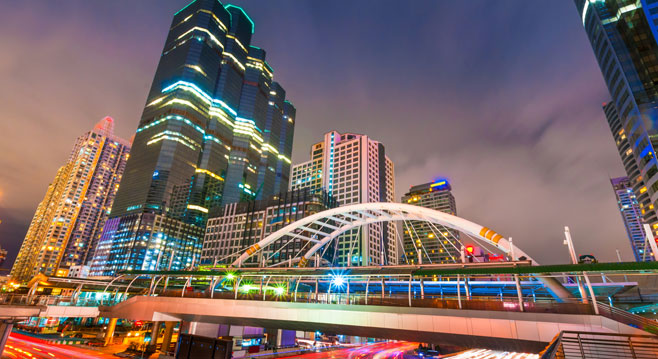
#> input picture image_arithmetic/bangkok.jpg, 658 x 359 px, given in place of the camera
$ python contours.py   (older library calls are emulated)
#> lines starting #> are read from the running program, lines starting #| are printed output that depends on the picture; after the words box and inside, x2 and y2 are one past the last pixel; in counts of white or black regions, pixels touching at a corner belong together
import cv2
import numpy as np

cap=cv2.VideoCapture(0)
while True:
    _,frame=cap.read()
#> frame is the input picture: shape (359, 658, 3); mean B, G, R 102.9, 104.3, 121.1
    gray=cv2.cvtColor(frame,cv2.COLOR_BGR2GRAY)
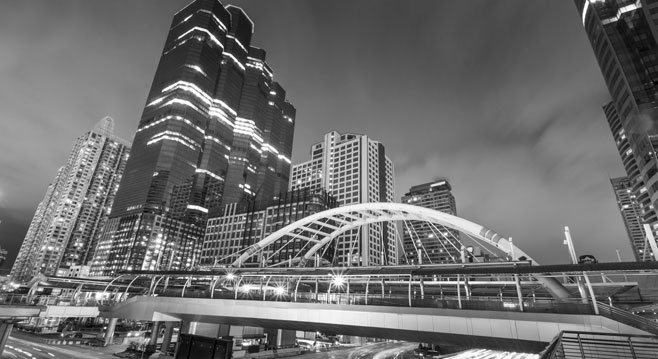
#> gray: shape (359, 658); min 0, max 255, mean 109.2
    ret, thresh=cv2.threshold(gray,127,255,0)
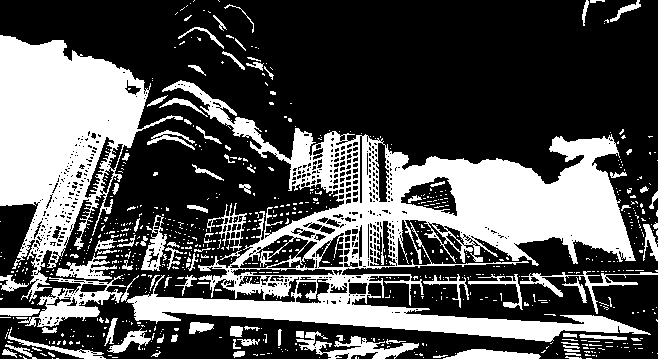
#> thresh: shape (359, 658); 33% white; 768 white regions (674 under 20 px)
    _,contours, hierarchy= cv2.findContours(thresh,cv2.RETR_TREE,cv2.CHAIN_APPROX_SIMPLE)
#> contours = 1454 contours, 1258 with area under 20; largest, box (x1, y1, x2, y2) and area: (126, 80, 651, 342) 46942, (0, 35, 183, 302) 22261, (18, 275, 126, 327) 1944, (400, 176, 458, 217) 1342, (239, 234, 309, 269) 1086
    cv2.drawContours(frame,contours,-1,(0,255,0),3)
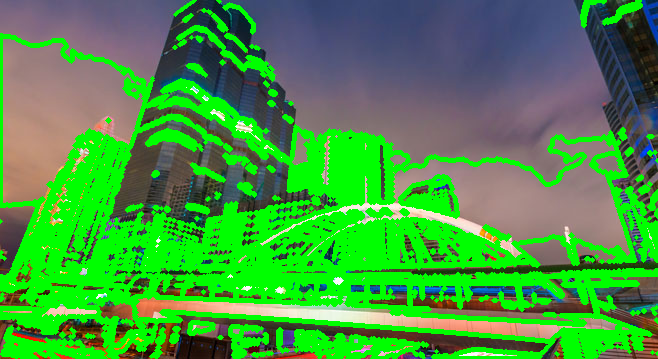
#> frame: shape (359, 658, 3); mean B, G, R 65.5, 150.8, 69.4
    cv2.imshow('contours',frame)
    if cv2.waitKey(1) & 0xFF==ord("q"):
#> (key q is pressed here)
        break
cv2.destroyAllWindows()
